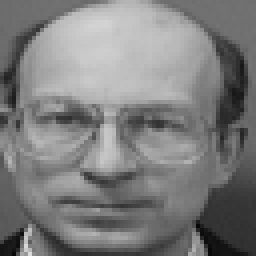
#> input picture Mathematical Foundations of Data Science/CH5019_2020_GRP1/CH5019_GRP1_Q1/Dataset_Question1/6/1.pgm, 64 x 64 px (shown 4 times larger)
$ jupyter execute --allow-errors CH5019_GRP1_Question1.ipynb
#> lines starting #> are read from the running program, lines starting #| are printed output that depends on the picture
[cell 1]
import numpy as np
import cv2
import matplotlib.pyplot as plt
plt.rcParams.update({'font.size': 20})
import os
import seaborn as sns

[cell 2]
q_path = './Dataset_Question1/'
pics = 10  # pics per subject
other_pics = 140

**SVD FUNCTIONS**

[cell 3]
def to3d(a):
    a_exp = np.expand_dims(a, axis=2)
    return np.repeat(a_exp, repeats=3, axis=2)

def present(a):
    return np.rint(np.clip(a, 0, 255)).astype('int')


def svd_sum(x, k):  # Sum first k terms out of 64
    u, s, vt = np.linalg.svd(x[:, :, 0])
    comps = []
    sums = []
    vals = []

    cu_sum = np.zeros((64, 64))
    for i in range(k):
        ui = np.expand_dims(u[:, i], axis=1)
        si = s[i]
        vti = np.expand_dims(vt[i, :], axis=0)

        xi = si*np.dot(ui, vti)
        cu_sum = cu_sum + xi

        sums.append(cu_sum)
        comps.append(xi)
        vals.append(si)

    return comps, sums, vals

**PCA FUNCTIONS**

[cell 4]
def eigen(a):
    vals, vecs = np.linalg.eig(a)
    sort_indices = np.argsort(vals)[::-1]
    return vals[sort_indices], vecs[:, sort_indices]

def pca_eigen(X, p):
    """PCA through eigenvectors of covariance matrix"""
    m, n = X.shape
    mu = np.mean(X, axis=0)
    X_c = X - mu  # mean centering
    C = np.dot(X_c.T, X_c)/m  # covariance matrix: n X n

    l, V = eigen(C)
    W = V[:, :p]  # p principal directions: n X p

    Z_c = np.dot(X_c, W)  # all projections: m X p
    X_c_approx = np.dot(Z_c, W.T)  # all reconstructions: m X n
    return W, Z_c, X_c_approx

def pca_svd(X, p):
    """PCA through SVD of centered data matrix, FASTER"""
    m, n = X.shape

    mu = np.expand_dims(np.mean(X, axis=0), axis=0)
    X_c = X - mu  # mean centering

    U, s, Vt = np.linalg.svd(X_c)
    S = np.diag(s)
    V = Vt.T

    W = V[:, :p]  # p principal directions: n X p

    Z_c = np.dot(U[:, :p], S[:p, :p])  # all projections: m X p
    X_c_approx = np.dot(Z_c, W.T)  # all reconstructions: m X n
    return W, Z_c, X_c_approx

# X = np.random.rand(2000, 2000)
# W, Z_c, X_c_approx = pca_svd(X, p=5)

**TEST RECONSTRUCTIONS**

[cell 5]
test_subject = 6
test_subject_path = os.path.join(q_path, str(test_subject))

K_test = 10
test_subject_image = cv2.imread(test_subject_path+'/1.pgm')
#> test_subject_image is the input picture: shape (64, 64, 3); min 8, max 219, mean 125.2
c, s, v = svd_sum(test_subject_image, k=K_test)
#> in svd_sum, `u, s, vt = np.linalg.svd(x[:, :, 0])`:
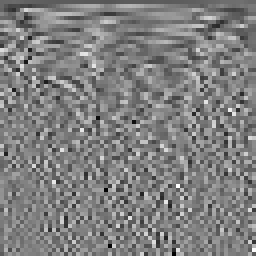
#> vt: shape (64, 64) float64 (shown 4 times larger); min -0.498, max 0.49, mean -0.00257; drawn with min black and max white
#> in svd_sum, `u, s, vt = np.linalg.svd(x[:, :, 0])`: s = 64 values, max 8372.7 at index 0, min 0.19 at index 63, mean 234.9
#> the loop in svd_sum, `for i in range(k):` made 10 passes
#> si on passes 1 to 10: 8372.7, 835.5, 664.6, 598.4, 464.6, 372.4, 341.7, 277.8, 247.7, 239.5
#> pass 1, in svd_sum, `xi = si*np.dot(ui, vti)`:
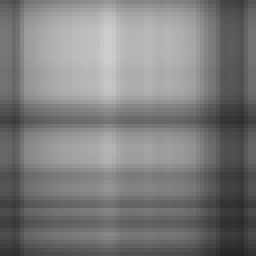
#> xi: shape (64, 64) float64 (shown 4 times larger); min 36.34, max 206, mean 125.1
#> after the loop in svd_sum, `for i in range(k):`: comps = 10 items; vals = [8372.7, 835.5, 664.6, 598.4, 464.6, 372.4, 341.7, 277.8, 247.7, 239.5]
#> c = 10 items; s = 10 items; v has the same summary as vals in svd_sum

plt.figure(figsize=(10, 10))
plt.subplot(121)
plt.title('Original')
plt.imshow(test_subject_image)
plt.subplot(122)
plt.title('Reconstruction: {} terms'.format(K_test))
plt.imshow(to3d(present(s[-1])))
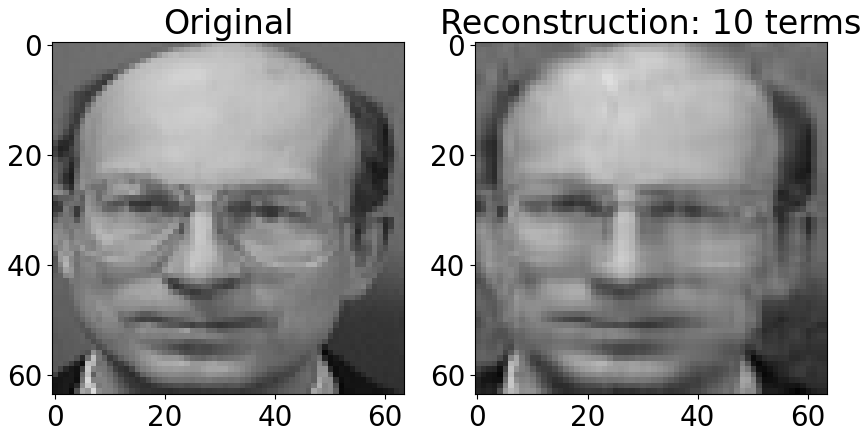
#> figure drawn by matplotlib, 2 panels

[cell 6]
np.linalg.matrix_rank(test_subject_image[:, :, 0])
#> Out = 64

**MEAN IMAGE**

[cell 7]
def mean_image(subject):
#> called with subject = 6
    M = np.zeros((64, 64, 3))
    subject_path = os.path.join(q_path, str(subject))

    for image in os.listdir(subject_path):
        subject_image_path = os.path.join(subject_path, image)
        x = cv2.imread(subject_image_path)
        M += x
    M /= pics
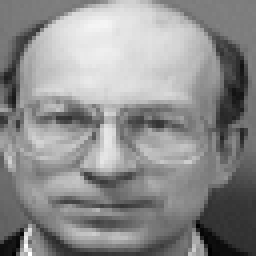
#> M: shape (64, 64, 3) float64 (shown 4 times larger); min 0.8, max 21.9, mean 12.5; drawn with min black and max white
    return M

[cell 8]
plt.figure(figsize=(5, 10))
plt.imshow(present(mean_image(test_subject)))

**Projections onto 1st PD**

[cell 9]
def eigen1(subject):

    X = np.zeros((4096, 10))
    subject_path = os.path.join(q_path, str(subject))

    i = 0
    for image in os.listdir(subject_path):
        subject_image_path = os.path.join(subject_path, image)
        x = cv2.imread(subject_image_path)  # 64x64x3
        x_vec = np.reshape(x[:, :, 0], (4096))
        X[:, i] = x_vec
        i += 1
    E = pca_svd(X, 1)[1]  # 4096x1
    return E

**MEAN K SVD-TERMS**

[cell 10]
def svd_mean(K, subject):
#> called with K = 6, subject = 6
    all_sums = []
    subject_path = os.path.join(q_path, str(subject))

    for image in os.listdir(subject_path):
        subject_image_path = os.path.join(subject_path, image)
        x = cv2.imread(subject_image_path)
        comps, sums, coeffs = svd_sum(x, K)
#> call 2 of svd_sum, with k = 6
#> the loop in svd_sum (call 2), `for i in range(k):` made 6 passes
#> after the loop in svd_sum (call 2), `for i in range(k):`:
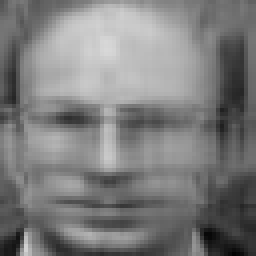
#> cu_sum: shape (64, 64) float64 (shown 4 times larger); min 2.8, max 216.5, mean 125.2
#> after the loop in svd_sum (call 2), `for i in range(k):`: comps = 6 items; vals = [8372.7, 835.5, 664.6, 598.4, 464.6, 372.4]
#> comps = 6 items; sums = 6 items; coeffs = [8372.7, 835.5, 664.6, 598.4, 464.6, 372.4]

        all_sums.append(sums)
    all_sums = np.array(all_sums)

    y = np.sum(all_sums[:, -1, :, :], axis=0)/pics  # Average over all 10 pictures of the person
    return to3d(y)

[cell 11]
plt.imshow(present(svd_mean(6, test_subject)))

**EVALUATE ERRORS**

1. With same subject

[cell 12]
m_avg_errors_same = np.zeros(64)
m_max_errors_same = np.zeros(64)
svd_avg_errors_same = np.zeros(64)
svd_max_errors_same = np.zeros(64)

M = mean_image(test_subject)

for k in range(64):
    M_svd = svd_mean(k+1, test_subject)
#> call 2 of svd_mean, with K = 1, subject = 6
#> in svd_mean (call 2), `comps, sums, coeffs = svd_sum(x, K)`: comps = 1 item; coeffs = [8372.7]
#> in svd_mean (call 2), `y = np.sum(all_sums[:, -1, :, :], axis=0)/pics`:
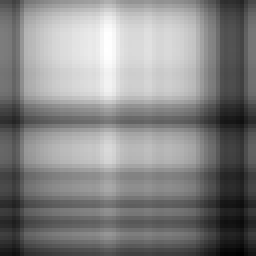
#> y: shape (64, 64) float64 (shown 4 times larger); min 3.63, max 20.6, mean 12.5; drawn with min black and max white

    for image in os.listdir(test_subject_path):
        image_path = os.path.join(test_subject_path, image)
        x = cv2.imread(image_path)

        m_avg_errors_same[k] += np.linalg.norm(x[:, :, 0]-M[:, :, 0])/pics
        m_max_errors_same[k] = max(np.linalg.norm(x[:, :, 0]-M[:, :, 0]), m_max_errors_same[k])

        svd_avg_errors_same[k] += np.linalg.norm(x[:, :, 0]-M_svd[:, :, 0])/pics
        svd_max_errors_same[k] = max(np.linalg.norm(x[:, :, 0]-M_svd[:, :, 0]), svd_max_errors_same[k])

    print('{} term(s) done'.format(k+1))

2. With other subjects

[cell 13]
m_avg_errors_other = np.zeros(64)
#> m_avg_errors_other = 64 values from 0 to 0
m_max_errors_other = np.zeros(64)
svd_avg_errors_other = np.zeros(64)
svd_max_errors_other = np.zeros(64)

M = mean_image(test_subject)
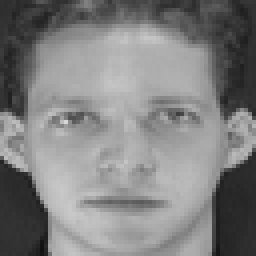
#> input picture Mathematical Foundations of Data Science/CH5019_2020_GRP1/CH5019_GRP1_Q1/Dataset_Question1/1/1.pgm, 64 x 64 px (shown 4 times larger)
#> further down, x is the input picture: shape (64, 64, 3); min 17, max 215, mean 128.3

#> (the rest of this cell did not finish here and is left out)

[cell 14]
############################## PLOT ERRORS
sns.set_style('darkgrid')
plt.figure(figsize=(15, 10))

sns.lineplot(x=np.arange(64)+1, y=m_avg_errors_same, label='Mean Image: Avg Norm', color='Black')
sns.lineplot(x=np.arange(64)+1, y=m_max_errors_same, label='Mean Image: Max Norm', color='Black')


sns.scatterplot(x=np.arange(64)+1, y=svd_avg_errors_same, label='SVD: Avg Norm', color='Blue')
sns.scatterplot(x=np.arange(64)+1, y=svd_max_errors_same, label='SVD: Max Norm', color='Red')

plt.title('Subject {}: Errors with same subject'.format(test_subject))
plt.xlabel('Terms chosen per example of a subject')
plt.ylabel('Norm over all 10 examples')

[cell 15]
############################## PLOT ERRORS
sns.set_style('darkgrid')
plt.figure(figsize=(15, 10))

sns.lineplot(x=np.arange(64)+1, y=m_avg_errors_other, label='Mean Image: Avg Norm', color='Black')
sns.lineplot(x=np.arange(64)+1, y=m_max_errors_other, label='Mean Image: Max Norm', color='Black')


sns.scatterplot(x=np.arange(64)+1, y=svd_avg_errors_other, label='SVD: Avg Norm', color='Blue')
sns.scatterplot(x=np.arange(64)+1, y=svd_max_errors_other, label='SVD: Max Norm', color='Red')

plt.title('Subject {}: Errors with all other subjects'.format(test_subject))
plt.xlabel('Terms chosen per example of a subject')
plt.ylabel('Norm over all 140 examples')
#> figure, not shown here; curve peaks at x = 1, y = 181.6; curve peaks at x = 1, y = 9002.7

3. Combined error

[cell 16]
plt.figure(figsize=(15, 10))

sns.lineplot(x=np.arange(64)+1, y=m_avg_errors_same-m_avg_errors_other, label='Mean Image: Avg Norm', color='Black')
sns.scatterplot(x=np.arange(64)+1, y=svd_avg_errors_same-svd_avg_errors_other, label='SVD: Avg Norm', color='Blue')

plt.title('Subject {}: Combined Errors'.format(test_subject))
plt.xlabel('Terms chosen per example of a subject')
plt.ylabel('Error over all examples')
#> figure, not shown here; curve peaks at x = 2, y = 766.6

**ACCURACY**

1. Mean

[cell 17]
mean_representations = []
#> (the rest of this cell did not finish here and is left out)

    mean_representations.append(M)


correct_by_mean = 0
for new_subject in range(1, 16):
    correct_class = new_subject

    new_subject_path = os.path.join(q_path, str(new_subject))
    for image in os.listdir(new_subject_path):
        new_subject_image_path = os.path.join(new_subject_path, image)
        x = cv2.imread(new_subject_image_path)  # One of the 150 images

        norms = [np.linalg.norm(x[:, :, 0]-mr[:, :, 0]) for mr in mean_representations]
        predicted_class = 1+np.argmin(norms)

        if predicted_class == correct_class:
            correct_by_mean += 1
        else:
            print('Wrongly classified')
            print('Image: {}-{}, Predicted Class: {}\n'.format(new_subject, image, predicted_class))
print('Number of examples correctly classified:', correct_by_mean)

[cell 18]
sns.set_style('dark')

plt.figure(figsize=(10, 10))

plt.subplot(1, 2, 1)
plt.axis("off")
plt.imshow(cv2.imread(q_path+'9/9.pgm'))
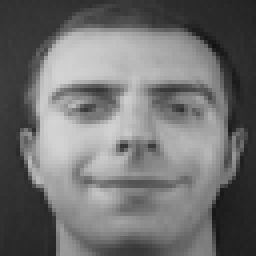
#> input picture Mathematical Foundations of Data Science/CH5019_2020_GRP1/CH5019_GRP1_Q1/Dataset_Question1/9/9.pgm, 64 x 64 px (shown 4 times larger)
plt.title('Test Image')

plt.subplot(1, 2, 2)
plt.axis("off")
plt.imshow(cv2.imread(q_path+'8/6.pgm'))
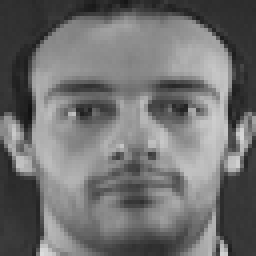
#> input picture Mathematical Foundations of Data Science/CH5019_2020_GRP1/CH5019_GRP1_Q1/Dataset_Question1/8/6.pgm, 64 x 64 px (shown 4 times larger)
plt.title('Predicted Class')

2. PCA

[cell 19]
pca_representations = []
#> (the rest of this cell did not finish here and is left out)

#> in eigen1, `x_vec = np.reshape(x[:, :, 0], (4096))`: x_vec = 4096 values, max 215 at index 1936, min 17 at index 3978, mean 128.3
#> in pca_svd, `m, n = X.shape`: m = 4096; n = 10
#> `M_svd = to3d(svd_sum(M, k=6)[1][-1])`:
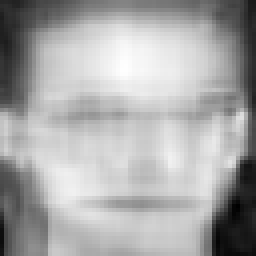
#> M_svd: shape (64, 64, 3) float64 (shown 4 times larger); min 7.14, max 58.26, mean 40.9; drawn with min black and max white
    m = np.reshape(mean_image(subject)[:, :, 0], (4096, 1))
    if np.dot(e1.T, m) < 0:
        e1 *= -1


    E = to3d(np.reshape(e1, (64, 64)))

    smallest, largest = np.min(E), np.max(E)
    E_rescaled = (E-smallest)*255/(largest-smallest)  # Linear scaling to [0-255] range

    pca_representations.append(E_rescaled)

correct_by_pca = 0
for new_subject in range(1, 16):
    correct_class = new_subject

    new_subject_path = os.path.join(q_path, str(new_subject))
    for image in os.listdir(new_subject_path):
        new_subject_image_path = os.path.join(new_subject_path, image)
        x = cv2.imread(new_subject_image_path)  # One of the 150 images

        norms = [np.linalg.norm(x[:, :, 0]-pr[:, :, 0]) for pr in pca_representations]
        predicted_class = 1+np.argmin(norms)

        if predicted_class == correct_class:
            correct_by_pca += 1
        else:
            print('Wrongly classified')
            print('Image: {}-{}, Predicted Class: {}\n'.format(new_subject, image, predicted_class))
print('Number of examples correctly classified:', correct_by_pca)

[cell 20]
sns.set_style('dark')

plt.figure(figsize=(20, 10))
#> (the rest of this cell did not finish here and is left out)

3. SVD

#> (a cell that did not finish here is left out)

[cell 22]
my_representations = []
#> (the rest of this cell did not finish here and is left out)
